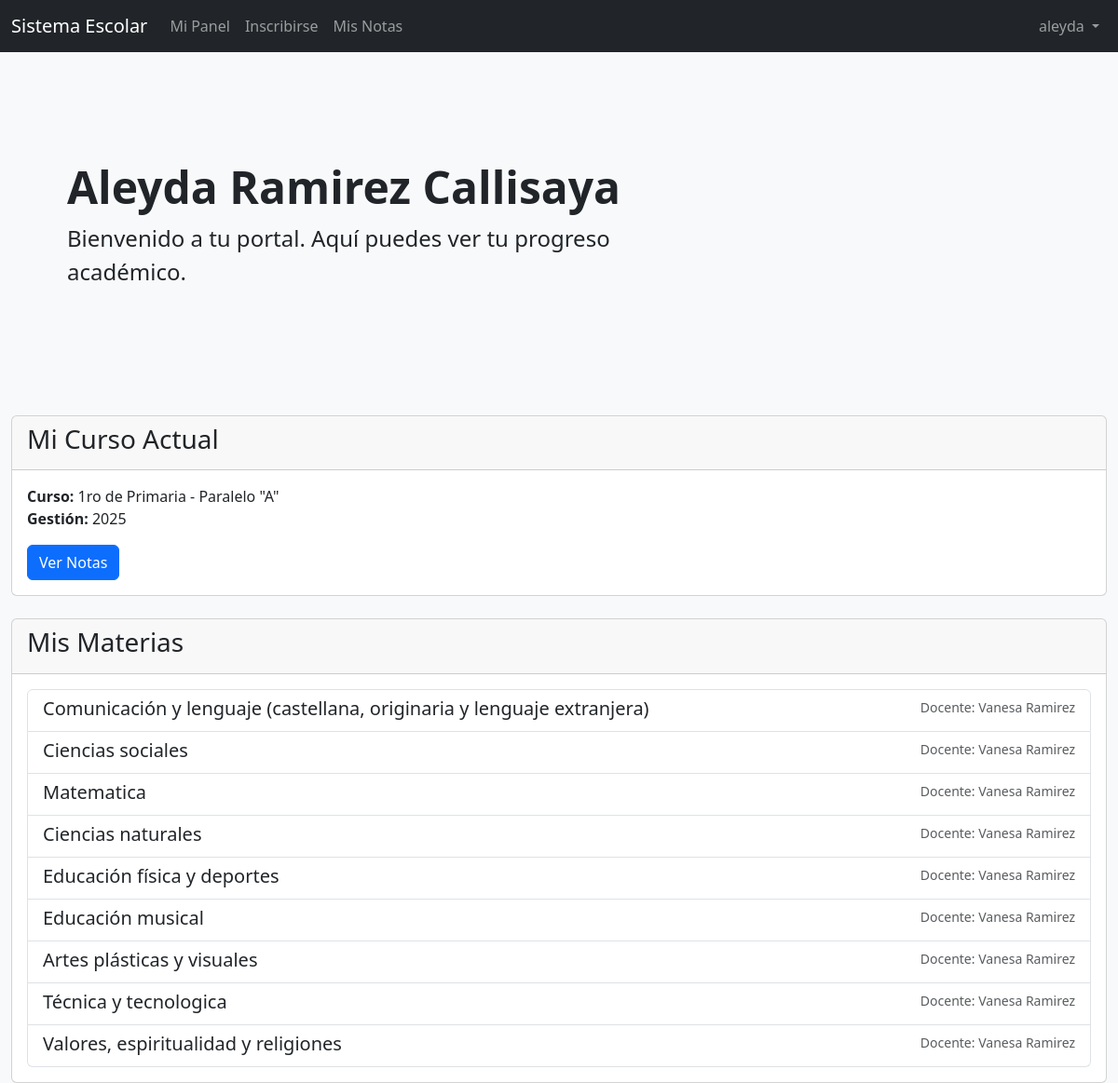
The app's page /estudiante/dashboard (signed in) with its own data.
### app/models.py (models this page shows, shortened)
class Usuario(UserMixin, db.Model):
    __tablename__ = 'usuario'
    id = db.Column(db.Integer, primary_key=True)
    nombre_usuario = db.Column(db.String(80), unique=True, nullable=False)
    contraseña = db.Column(db.String(255), nullable=False)
    rol = db.Column(db.Enum('ADMIN', 'DOCENTE', 'ESTUDIANTE', name='rol_usuario'), nullable=False)
    estudiante = db.relationship('Estudiante', backref='usuario', uselist=False)
    docente = db.relationship('Docente', backref='usuario', uselist=False)

class Estudiante(db.Model):
    __tablename__ = 'estudiante'
    id_estudiante = db.Column(db.Integer, primary_key=True)
    ci = db.Column(db.String(20), unique=True, nullable=False)
    expedicion = db.Column(db.String(100), nullable=True)
    nombre = db.Column(db.String(100), nullable=False)
    paterno = db.Column(db.String(100), nullable=False)
    materno = db.Column(db.String(100))
    fecha_nac = db.Column(db.Date)
    direccion = db.Column(db.String(255))
    genero = db.Column(db.Enum('MASCULINO', 'FEMENINO', name='genero_estudiante'),nullable=False)
    nombre_padre = db.Column(db.String(100), nullable=True)
    telefono_padre = db.Column(db.String(50), nullable=True)
    nombre_madre = db.Column(db.String(100), nullable=True)
    telefono_madre = db.Column(db.String(50), nullable=True)
    id_usuario = db.Column(db.Integer, db.ForeignKey('usuario.id'), unique=True, nullable=False)
    foto = db.Column(db.String(255), nullable=True)
    inscripciones = db.relationship('Inscripcion', backref='estudiante_rel', lazy=True)

class Grado(db.Model):
    __tablename__ = 'grado'
    id_grado = db.Column(db.Integer, primary_key=True)
    nombre = db.Column(db.String(50), nullable=False)
    paralelo = db.Column(db.String(1), nullable=False)
    cursos = db.relationship('Curso', backref='grado_rel', lazy=True)

class Gestion(db.Model):
    __tablename__ = 'gestion'
    id_gestion = db.Column(db.Integer, primary_key=True)
    anio = db.Column(db.String(4), nullable=False)
    estado = db.Column(db.Enum('ACTIVA', 'CERRADA', name='estado_gestion'), nullable=False, default='ACTIVA')
    cursos = db.relationship('Curso', backref='gestion_rel', lazy=True)

class Asignacion(db.Model):
    __tablename__ = 'asignacion'
    id_asignacion = db.Column(db.Integer, primary_key=True)
    id_curso = db.Column(db.Integer, db.ForeignKey('curso.id_curso'), nullable=False)
    id_materia = db.Column(db.Integer, db.ForeignKey('materia.id_materia'), nullable=False)
    id_docente = db.Column(db.Integer, db.ForeignKey('docente.id_docente'), nullable=False)

class Materia(db.Model):
    __tablename__ = 'materia'
    id_materia = db.Column(db.Integer, primary_key=True)
    nombre = db.Column(db.String(100), nullable=False, unique=True)
    asignaciones = db.relationship('Asignacion', backref='materia_rel', lazy=True)
    notas = db.relationship('Nota', backref='materia_rel', lazy=True)

class Docente(db.Model):
    __tablename__ = 'docente'
    id_docente = db.Column(db.Integer, primary_key=True)
    ci = db.Column(db.String(20), unique=True, nullable=False)
    expedicion = db.Column(db.String(100), nullable=True)
    nombre = db.Column(db.String(100), nullable=False)
    paterno = db.Column(db.String(100), nullable=False)
    materno = db.Column(db.String(100))
    especialidad = db.Column(db.String(100))
    grado_academico = db.Column(db.String(100), nullable=True)
    fecha_ingreso_ue = db.Column(db.Date, nullable=True)
    fecha_titulacion = db.Column(db.Date, nullable=True)
    telefono = db.Column(db.String(50))
    correo = db.Column(db.String(120), unique=True)
    foto = db.Column(db.String(255), nullable=True)
    id_usuario = db.Column(db.Integer, db.ForeignKey('usuario.id'), unique=True, nullable=False)
    asignaciones = db.relationship('Asignacion', backref='docente_rel', lazy=True)

### app/routes/estudiante.py (the view)
@estudiante_bp.route('/dashboard')
@login_required
@estudiante_required
def dashboard():
    gestion_activa = Gestion.query.filter_by(estado='ACTIVA').first()
    if not gestion_activa:
        flash('No hay una gestión académica activa.', 'info')
        return render_template('estudiante/dashboard.html', inscripcion=None)
    inscripcion = Inscripcion.query.filter_by(
        id_estudiante=current_user.estudiante.id_estudiante
    ).join(Curso).filter(Curso.id_gestion == gestion_activa.id_gestion).first()
    if not inscripcion:
        return render_template('estudiante/dashboard.html', inscripcion=None)
    asignaciones = Asignacion.query.filter_by(id_curso=inscripcion.id_curso).all()
    return render_template('estudiante/dashboard.html', inscripcion=inscripcion, asignaciones=asignaciones)

### templates/estudiante/dashboard.html (shortened to what this page needs)
{% extends "base.html" %}
{% block content %}
<div class="p-5 mb-4 bg-light rounded-3">
    <div class="container-fluid py-5">
        <h1 class="display-5 fw-bold">{{ current_user.estudiante.nombre }} {{ current_user.estudiante.paterno }} {{ current_user.estudiante.materno }}</h1>
        <p class="col-md-8 fs-4">Bienvenido a tu portal. Aquí puedes ver tu progreso académico.</p>
    </div>
</div>
{% if inscripcion %}
    <div class="card mb-4">
        <div class="card-header">
            <h3 class="card-title">Mi Curso Actual</h3>
        </div>
        <div class="card-body">
            <p class="card-text">
                <strong>Curso:</strong> {{ inscripcion.curso_rel.grado_rel.nombre }} - Paralelo "{{ inscripcion.curso_rel.grado_rel.paralelo }}"<br>
                <strong>Gestión:</strong> {{ inscripcion.curso_rel.gestion_rel.anio }}
            </p>
            <a href="{{ url_for('estudiante.ver_notas') }}" class="btn btn-primary">Ver Notas</a>
        </div>
    </div>
    <div class="card">
        <div class="card-header">
            <h3 class="card-title">Mis Materias</h3>
        </div>
        <div class="card-body">
            {% if asignaciones %}
                <div class="list-group">
                    {% for asignacion in asignaciones %}
                    <div class="list-group-item">
                        <div class="d-flex w-100 justify-content-between">
                            <h5 class="mb-1">{{ asignacion.materia_rel.nombre }}</h5>
                            <small class="text-muted">Docente: {{ asignacion.docente_rel.nombre }} {{ asignacion.docente_rel.paterno }}</small>
                        </div>
                    </div>
                    {% endfor %}
                </div>
            {% else %}
                <p class="card-text text-muted">Aún no se han asignado materias para tu curso. El administrador lo hará pronto.</p>
            {% endif %}
        </div>
    </div>
{% endif %}
{% endblock %}

### templates/base.html (shortened to what this page needs)
<!DOCTYPE html>
<html lang="es">
<head>
    <link href="https://cdn.jsdelivr.net/npm/bootstrap@5.3.2/dist/css/bootstrap.min.css" rel="stylesheet">
</head>
<body>
    <nav class="navbar navbar-expand-lg navbar-dark bg-dark">
        <div class="container-fluid">
            <a class="navbar-brand" href="{{ url_for('main.welcome') }}">Sistema Escolar</a>
            <div class="collapse navbar-collapse" id="navbarNav">
                <ul class="navbar-nav me-auto">
                    {% if current_user.is_authenticated %}
                    {% if current_user.rol == 'ADMIN' %}
                    <li class="nav-item"><a class="nav-link" href="{{ url_for('admin.dashboard') }}">Panel Admin</a>
                    </li>
                    <li class="nav-item"><a class="nav-link"
                            href="{{ url_for('admin.listar_estudiantes') }}">Estudiantes</a></li>
                    {% elif current_user.rol == 'DOCENTE' %}
                    <li class="nav-item"><a class="nav-link" href="{{ url_for('docente.dashboard') }}">Mi Panel</a></li>
                    <li class="nav-item"><a class="nav-link" href="{{ url_for('docente.seleccionar_curso_para_lista') }}">Lista de Estudiantes</a></li>
                    {% elif current_user.rol == 'ESTUDIANTE' %}
                    <li class="nav-item"><a class="nav-link" href="{{ url_for('estudiante.dashboard') }}">Mi Panel</a>
                    </li>
                    <li class="nav-item"><a class="nav-link"
                            href="{{ url_for('estudiante.inscribirse') }}">Inscribirse</a></li>
                    <li class="nav-item"><a class="nav-link" href="{{ url_for('estudiante.ver_notas') }}">Mis Notas</a>
                    </li>
                    {% endif %}
                    {% endif %}
                </ul>
                <ul class="navbar-nav">
                    {% if current_user.is_authenticated %}
                    <li class="nav-item dropdown">
                        <a class="nav-link dropdown-toggle" href="#" role="button" data-bs-toggle="dropdown">
                            {{ current_user.nombre_usuario }}
                        </a>
                    </li>
                    {% else %}
                    <li class="nav-item"><a class="nav-link" href="{{ url_for('auth.login') }}">Iniciar Sesión</a></li>
                    {% endif %}
                </ul>
            </div>
        </div>
    </nav>
    <main class="container-fluid">
        {% block content %}{% endblock %}
    </main>
</body>
</html>

### templates/base.html (style rules this page uses)
body { background-color: #f8f9fa; }
.navbar { margin-bottom: 20px; }
.container-fluid { max-width: 1200px; }

### records on screen
Usuario: nombre_usuario "aleyda"
Estudiante: estudiante.nombre "Aleyda", estudiante.paterno "Ramirez", estudiante.materno "Callisaya"
Grado: curso_rel.grado_rel.nombre "1ro de Primaria", curso_rel.grado_rel.paralelo "A"
Gestion: curso_rel.gestion_rel.anio "2025"
Asignacion: materia_rel.nombre "Comunicación y lenguaje (castellana, originaria y lenguaje extranjera)", docente_rel.nombre "Vanesa", docente_rel.paterno "Ramirez"
Asignacion: materia_rel.nombre "Ciencias sociales", docente_rel.nombre "Vanesa", docente_rel.paterno "Ramirez"
Asignacion: materia_rel.nombre "Matematica", docente_rel.nombre "Vanesa", docente_rel.paterno "Ramirez"
Asignacion: materia_rel.nombre "Ciencias naturales", docente_rel.nombre "Vanesa", docente_rel.paterno "Ramirez"
Asignacion: materia_rel.nombre "Educación física y deportes", docente_rel.nombre "Vanesa", docente_rel.paterno "Ramirez"
Asignacion: materia_rel.nombre "Educación musical", docente_rel.nombre "Vanesa", docente_rel.paterno "Ramirez"
Asignacion: materia_rel.nombre "Artes plásticas y visuales", docente_rel.nombre "Vanesa", docente_rel.paterno "Ramirez"
Asignacion: materia_rel.nombre "Técnica y tecnologica", docente_rel.nombre "Vanesa", docente_rel.paterno "Ramirez"
Asignacion: materia_rel.nombre "Valores, espiritualidad y religiones", docente_rel.nombre "Vanesa", docente_rel.paterno "Ramirez"
